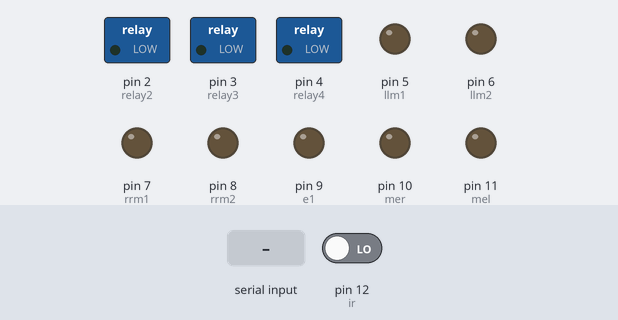
Simulated run of this sketch. Board: Arduino Uno, built with avr-gcc and run on an emulated ATmega328P. Shown: switched loads named in the sketch (green lamp = pin HIGH), output pins drawn as LEDs (lit = HIGH). The inputs (shaded band) are chosen by the test bench; at power-on: pin 12 (ir) LOW. Pins used as bus, display or sensor lines are not drawn.

Above: at 1.2 s.
1.3 s: "H" received over Serial
At 2.3 s:
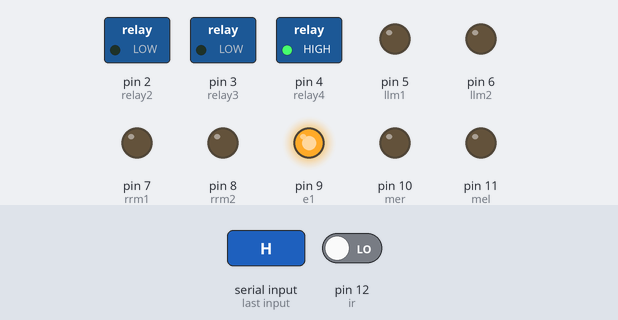
At 11.0 s:
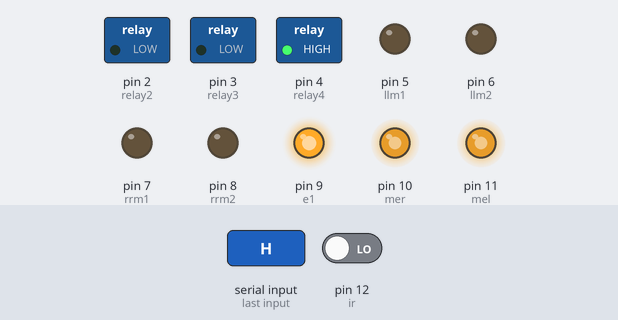
Timing chart, 0 to 18.6 s (numbered marks = the images above; inputs shaded):
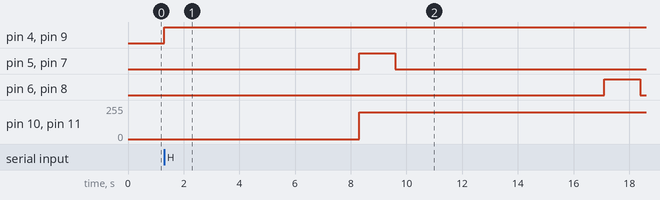

The sketch:

TechFest.ino
```cpp
int relay1 = 1;int relay2 = 2;int relay3 = 3;int relay4 = 4;int incomingByte;int e1=9;
int llm1=5;int llm2=6;int rrm1=7;int rrm2=8;int mer=10;int mel=11; int ir=12;

void setup() {
    pinMode(relay1, OUTPUT);pinMode(relay2, OUTPUT);pinMode(e1, OUTPUT);pinMode(relay3, OUTPUT);pinMode(relay4, OUTPUT);

    pinMode(llm2,OUTPUT); pinMode(llm1,OUTPUT);  pinMode(rrm1,OUTPUT); pinMode(rrm2,OUTPUT);  pinMode(mer,OUTPUT);
    pinMode(mel,OUTPUT);pinMode(ir,INPUT);
    Serial.begin(9600);
}

void stop_arduino()
{
 digitalWrite(relay1,HIGH);digitalWrite(relay2,HIGH);digitalWrite(relay3,HIGH);digitalWrite(relay4,HIGH);
}
void glass(){
  digitalWrite(llm1,HIGH);digitalWrite(llm2,LOW);
  digitalWrite(rrm1,HIGH);digitalWrite(rrm2,LOW);
  analogWrite(mer,200);
  analogWrite(mel,200);
  delay(1300); //go forward 2 seconds
  digitalWrite(llm1,LOW);digitalWrite(llm2,LOW);
  digitalWrite(rrm1,LOW);digitalWrite(rrm2,LOW);
  delay(5000);//time to pivk up glass
  bool a=true;
  while (a)
  {

    if(digitalRead(ir)==0)
    {
      a=false;
      delay(2500);
      digitalWrite(llm1,LOW);digitalWrite(llm2,HIGH);
      digitalWrite(rrm1,LOW);digitalWrite(rrm2,HIGH);
      analogWrite(mer,200);
      analogWrite(mel,200);
      delay(1300);
      digitalWrite(llm1,LOW);digitalWrite(llm2,LOW);
      digitalWrite(rrm1,LOW);digitalWrite(rrm2,LOW);
    }
  }
}
void start_arduino()
{
  // Rotate in CW direction
  digitalWrite(relay1,HIGH);digitalWrite(relay2,LOW);
  digitalWrite(relay3,LOW);digitalWrite(relay4,HIGH);
  analogWrite(e1,255);
  delay(7000);
  glass();
  delay(30000);
  digitalWrite(relay1,HIGH);digitalWrite(relay2,HIGH);
  digitalWrite(relay3,HIGH);digitalWrite(relay4,HIGH);
  //delay(500);
}
void loop() {
//  start_arduino();
//  stop_arduino();
  if (Serial.available() > 0) {
    incomingByte = Serial.read();
    if (incomingByte == 'H') {
      start_arduino();

    }
    if (incomingByte == 'L') {
      stop_arduino();
    }
  }
  }
```

Measured:
- after the input at 1.3 s, pin 4 (relay4), pin 9 (e1): LOW → HIGH at once; pin 5 (llm1), pin 7 (rrm1): LOW → HIGH after 7.0 s, → LOW 1.3 s later; pin 6 (llm2), pin 8 (rrm2): LOW → HIGH after 15.8 s, → LOW 1.3 s later; pin 10 (mer), pin 11 (mel): 0/255 → 200/255 after 7.0 s
